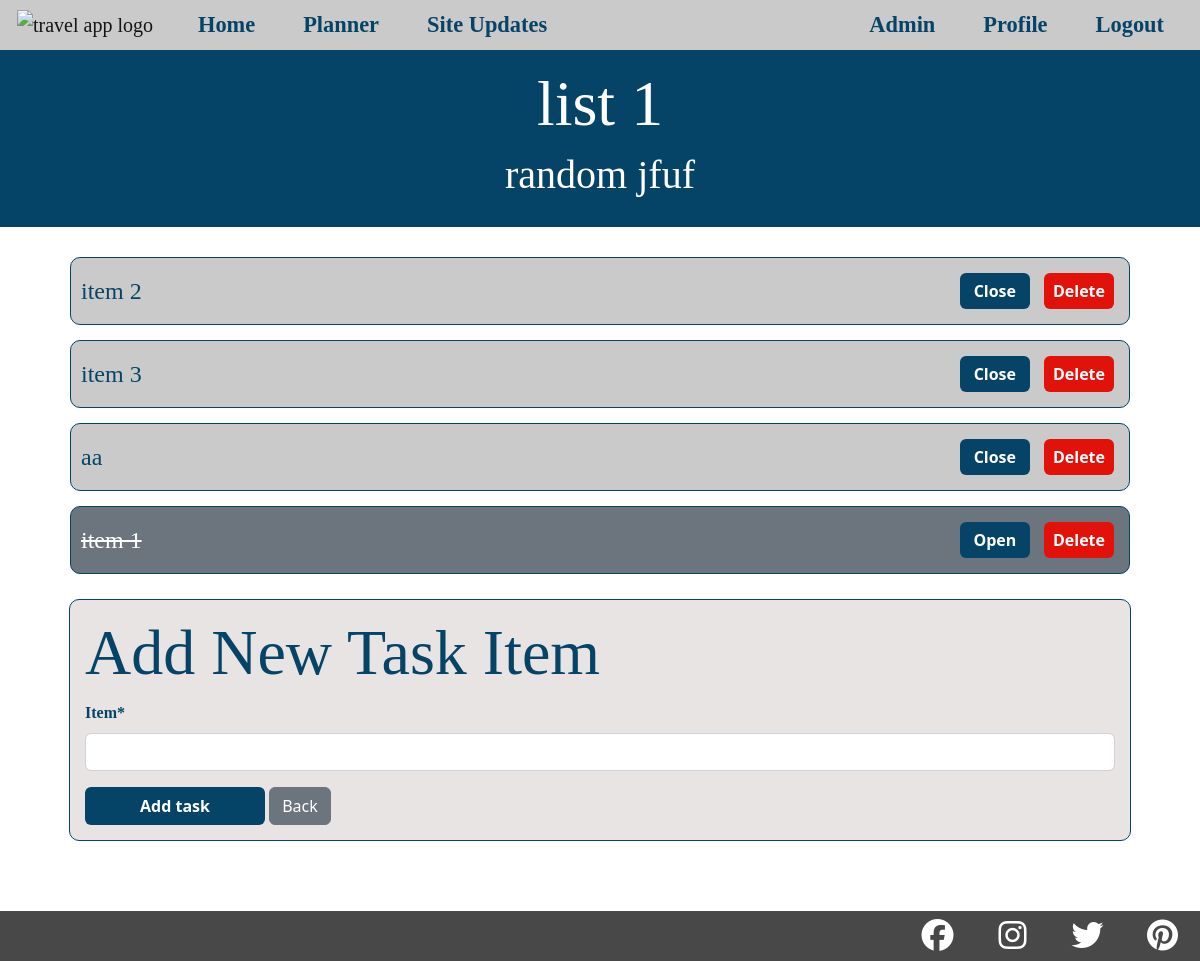
The app's page /to_do/to_do_items/71 (signed in), older data.
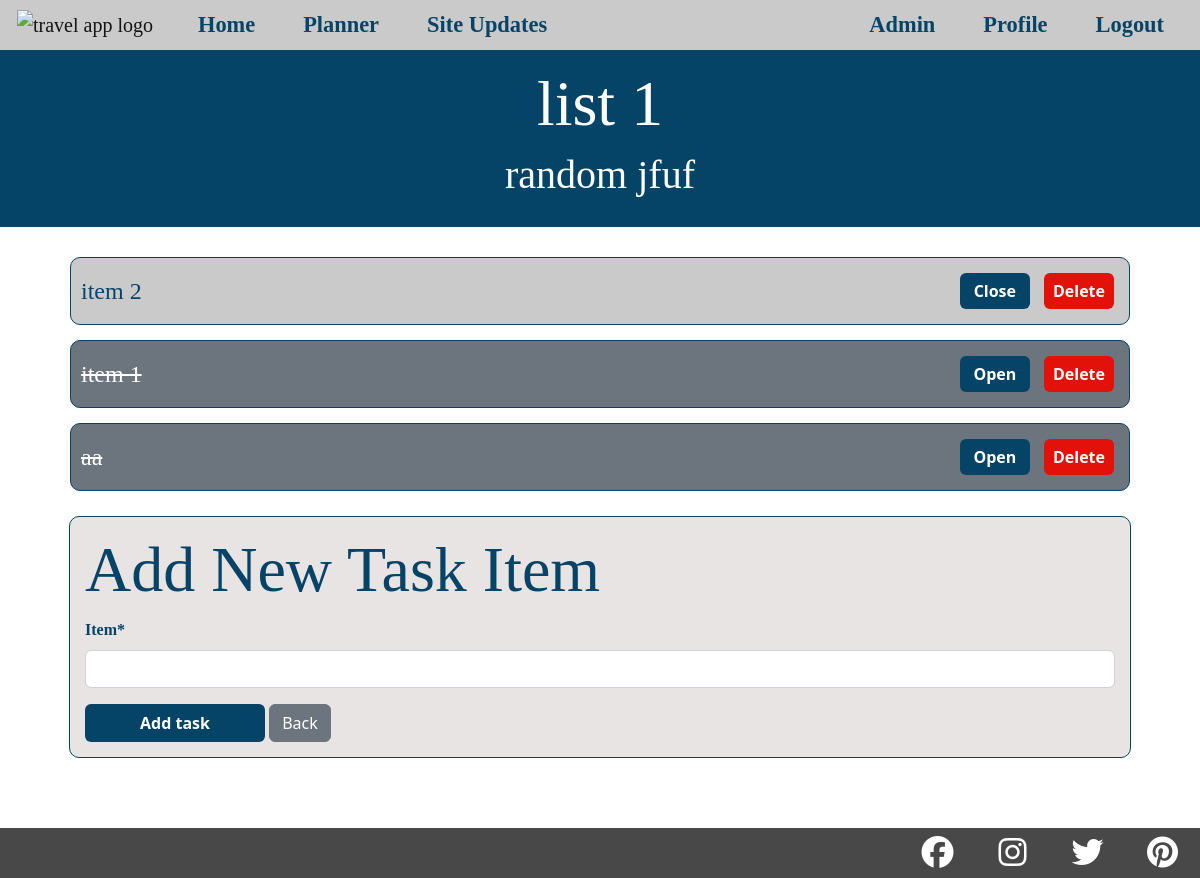
The same page, newer data.
### to_do_list/models.py (models this page shows)
class ToDoItem(models.Model):
    list = models.ForeignKey(ToDoList, on_delete=models.CASCADE)
    item = models.CharField(max_length=200)
    complete = models.BooleanField(default=False)
    created = models.DateTimeField(auto_now_add=True)
    def __str__(self):
        return self.item
    class Meta:
        ordering = ['complete']

### to_do_list/views.py (the view, shortened to what this page needs)
# urls.py: path('to_do_items/<int:pk>', ToDoItemsView.as_view(), name="to-do-items"), #pass ToDoList pk
class ToDoItemsView(LoginRequiredMixin, View):
    login_url = '/login/required'
    redirect_field_name = 'redirect_to'
    template_name = 'to_do_list/to_do_items.html'
    def get(self, request, pk):
        to_do_list = get_object_or_404(ToDoList, pk=pk)
        items = ToDoItem.objects.filter(list=to_do_list)
        add_item_form = ToDoItemForm()
        context = {
            'to_do_list': to_do_list,
            'items': items,
            'add_item_form': add_item_form,
            "tab_title": "Task Items"
            }
        return render(request, self.template_name, context)

### to_do_list/forms.py
class ToDoItemForm(forms.ModelForm):
    class Meta:
        model = ToDoItem
        fields = ['item']

### to_do_list/templates/to_do_list/to_do_items.html (shortened to what this page needs)
{% extends "base.html" %}
{% load static %}
{% load crispy_forms_tags %}
{% block additional_styles %}
    <link rel="stylesheet" href="{% static 'css/white-bg.css' %}">
{% endblock additional_styles %}
{% block content %}
    <div class="to-do-item-header">
        <h1>{{ to_do_list.title }}</h1>
        <h4>{{ to_do_list.description }}</h4>
    </div>
    <div class="tasks-container">
        {% if items %}
            <div class="task-container">
                {% for item in items %}
                        {% if item.complete %}
                        <div class="task-list-row-closed">
                            <div class="task-description"><p><s>{{ item }}</s></p></div>
                            <div class="ms-lg-auto">
                                <a class="to-do-list-buttons to-do-list-edit btn" href="{% url 'complete-item' item.pk %}" aria-label="opens task item">Open</a>
                                <a class="to-do-list-buttons to-do-list-delete btn" href="{% url 'delete-item' item.pk %}" aria-label="deletes task item">Delete</a>
                            </div>
                        </div>
                        {% else %}
                        <div class="task-list-row-open">
                            <div class="task-description"><p>{{ item }}</p></div>
                                <div class="ms-lg-auto">
                                    <a class="to-do-list-buttons to-do-list-edit btn" href="{% url 'complete-item' item.pk %}" aria-label="closes task item">Close</a>
                                    <a class="to-do-list-buttons to-do-list-delete btn" href="{% url 'delete-item' item.pk %}" aria-label="deletes task item">Delete</a>
                                </div>
                        </div>
                        {% endif %}
                {% endfor %}
            </div>
        {% else %}
            <h3 class="text-center">Currently you have no 'Tasks' in your 'To-Do List'!</h3>
        {% endif %}
    </div>
    <div class="to-do-item-form-container">
        <div class="to-do-item-form">
            <h1>Add New Task Item</h1>
            <div class="content-section">
                <form method="POST">
                    <fieldset class="form-group">
                        {{ add_item_form|crispy }}
                    </fieldset>
                    <div class="form-group">
                        <button class="btn" type="submit">Add task</button>
                        <a class="btn btn-secondary" href="{% url 'country' to_do_list.country.pk %}#to_do_list_location" aria-label="link back to country info page">Back</a>
                    </div>
                </form>
            </div>
        </div>
    </div>
{% endblock content %}

Row changes from the older to the newer data that the page shows:
removed ToDoItem: item "item 3"
shown differently, row unchanged: ToDoItem "item 1": moves up the list
changed ToDoItem "aa": complete "Close" → "Open"
